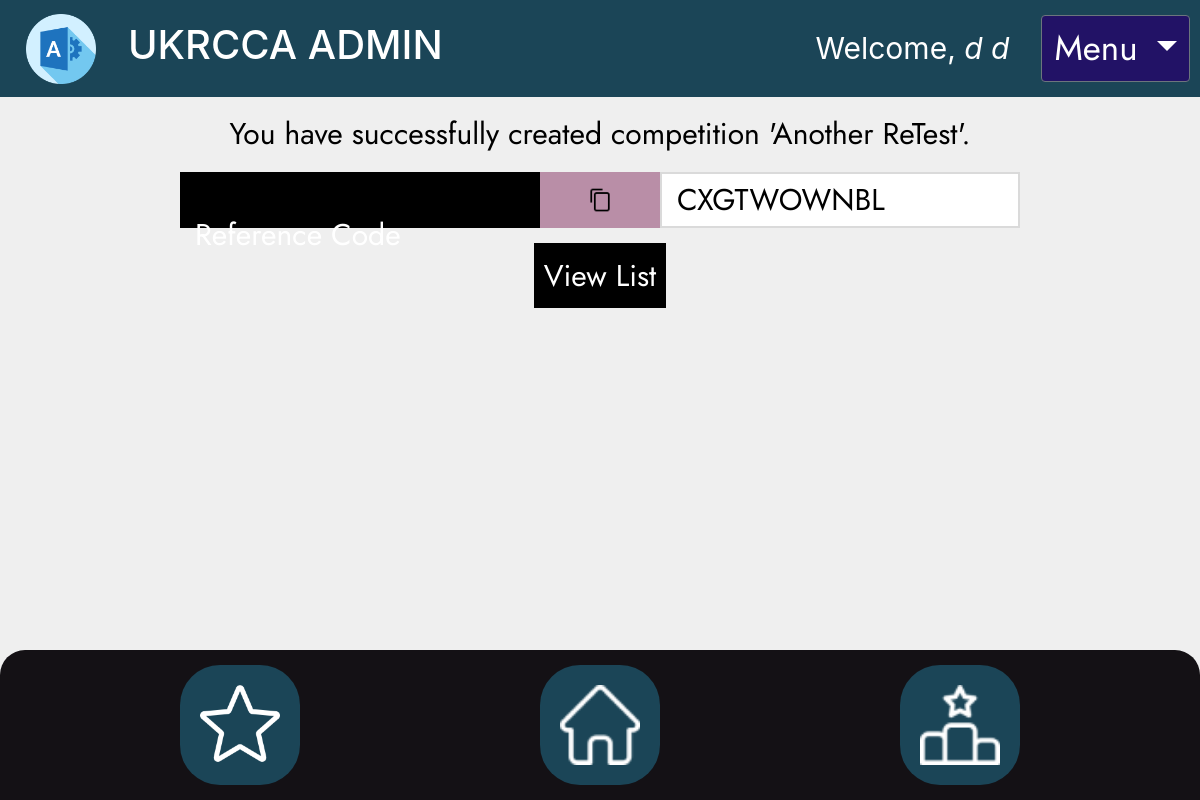
The app's page /account/comp/success/51/ (signed in) with its own data.
### database/models.py (models this page shows, shortened)
class NewUser(AbstractBaseUser, PermissionsMixin):
    email = models.EmailField(_('email address'), unique=True, error_messages={
                              'unique': 'The email you entered already exists.'})
    user_name = models.CharField(max_length=150, unique=True, error_messages={
                                 'unique': 'The username you entered already exists.'})
    first_name = models.CharField(max_length=150, blank=True)
    last_name = models.CharField(max_length=150, blank=True)
    start_date = models.DateTimeField(default=timezone.now)
    about = models.TextField(_(
        'about'), max_length=500, blank=True)
    is_staff = models.BooleanField(default=False)
    is_active = models.BooleanField(default=False)
    objects = CustomAccountManager()
    USERNAME_FIELD = 'email'
    REQUIRED_FIELDS = ['user_name', 'first_name', 'last_name']

class Competition(models.Model):
    name = models.CharField(max_length=100)
    location = models.CharField(max_length=50)
    no_of_rounds = models.IntegerField(validators=[MinValueValidator(
        1, message='Please enter a number greater than or equal to 1'), MaxValueValidator(30, message='Please enter a number less than or equal to 30')])
    gates_per_round = models.IntegerField(
        validators=[MinValueValidator(1), MaxValueValidator(30)])
    ruleset = models.ForeignKey(Ruleset, on_delete=models.CASCADE)
    ref_code = models.CharField(
        max_length=10,
        blank=True,
        editable=False,
        unique=True,
        default=get_random_string(
            5, allowed_chars=string.ascii_uppercase + string.digits)
    )

### database/views.py (the view)
# urls.py: path('comp/success/<int:id>/', views.comp_success, name='comp_success'),
@ login_required
def comp_success(request, id):
    context = {
        'comp': Competition.objects.get(pk=id)
    }
    try:
        return render(request, "competition_register/success.html", context)
    except Competition.DoesNotExist:
        return Response(status=status.HTTP_404_NOT_FOUND)

### database/templates/competition_register/success.html (shortened to what this page needs)
{% extends 'base1.html' %}
{% load static %}
{% block head %}
<link rel="stylesheet" href="{% static 'success.css' %}">
{% endblock %}
{% block content %}
<div class="copyHolder">
  <p class="success" style="color: #000000;">You have successfully created competition '{{ comp.name }}'.</p>
  <div class="copyTool">
    <div class="copyText">
      <p>Reference Code</p>
    </div>
    <button onclick=copy() onmouseout=outFunc() class="clip"><img src="{% static 'copy.png' %}" alt="">
    </button>
    <input class="referenceInput" id="inputs" value="{{comp.ref_code}}">
  </div>
  <form action="/account/comp/list" class="buttonHold">
    <button class="listFind">View List</button>
  </form>
</div>
{% endblock %}

### database/templates/base1.html (shortened to what this page needs)
{% load static %}
<link rel="stylesheet" href="https://cdn.jsdelivr.net/npm/bootstrap@4.0.0/dist/css/bootstrap.min.css"
>
<link rel="stylesheet" href="{% static 'base1.css' %}" />
{% block head %}
{% endblock %}
{% if user.is_staff == False %}
<div class="headerContainer"
  style="margin-bottom: 3vh; display: flex; justify-content: space-between; align-items: center;">
  <a href={% block back %}{% endblock %}><img src="{% static 'back.png' %}" alt="" /></a>
  <div class="pageName" style="padding-top: 20px; margin-left: 15%;">{% block pagename %}{% endblock %}</div>
  {% if user.is_authenticated %}
  <a href="{% url 'logout' %}" class="button"
    style="font-size: 35px; display: flex; align-items: center; text-decoration: none; color: #ffffff; gap: 5px; margin-right: 20px;">
    <svg xmlns="http://www.w3.org/2000/svg" height="70" width="70" fill="currentColor" class="bi bi-door-open"
      viewBox="0 0 16 16" style="padding-right: 5px; height: 40px; width: 40px;">
      <path d="M8.5 10c-.276 0-.5-.448-.5-1s.224-1 .5-1 .5.448.5 1-.224 1-.5 1z" />
      <path
        d="M10.828.122A.5.5 0 0 1 11 .5V1h.5A1.5 1.5 0 0 1 13 2.5V15h1.5a.5.5 0 0 1 0 1h-13a.5.5 0 0 1 0-1H3V1.5a.5.5 0 0 1 .43-.495l7-1a.5.5 0 0 1 .398.117zM11.5 2H11v13h1V2.5a.5.5 0 0 0-.5-.5zM4 1.934V15h6V1.077l-6 .857z" />
    </svg> LOGOUT
  </a>
  {% else %}
  <a href="{% url 'auth-login' %}" class="button"
    style="font-size: 40px; display: flex; align-items: center; text-decoration: none; color: #ffffff; gap: 5px; margin-right: 20px;">
    <svg xmlns="http://www.w3.org/2000/svg" width="70" height="70" fill="currentColor" class="bi bi-door-open"
      viewBox="0 0 16 16" style="padding-right: 5px;">
      <path d="M8.5 10c-.276 0-.5-.448-.5-1s.224-1 .5-1 .5.448.5 1-.224 1-.5 1z" />
      <path
        d="M10.828.122A.5.5 0 0 1 11 .5V1h.5A1.5 1.5 0 0 1 13 2.5V15h1.5a.5.5 0 0 1 0 1h-13a.5.5 0 0 1 0-1H3V1.5a.5.5 0 0 1 .43-.495l7-1a.5.5 0 0 1 .398.117zM11.5 2H11v13h1V2.5a.5.5 0 0 0-.5-.5zM4 1.934V15h6V1.077l-6 .857z" />
    </svg> LOGIN
  </a>
  {% endif %}
</div>
{% else %}
<div class="head-wrap" style="width: 100%; padding: 0; margin: 0;">
  <div class="head-head">
    <div class="top">
      <a href="{% url 'home' %}"><img src="{% static 'admin.png' %}" alt="" class="admin-logo"
          style="height: 70px; margin-left:1rem;"></a>
      <h1 class="logo-title">UKRCCA ADMIN</h1>
    </div>
    <div class="right">
      <p class="greeting" style="font-size: 30px!important;">Welcome, <i>{{ user.first_name }} {{ user.last_name }}</i>
      </p>
      <div class="dropdown">
        <button class="btn btn-secondary dropdown-toggle"
          style="font-size: 35px!important; font-family: 'Jost', sans-serif; background-color: #221266;" type="button"
          id="dropdownMenuButton" data-toggle="dropdown" aria-haspopup="true" aria-expanded="false">
          Menu
        </button>
      </div>
    </div>
  </div>
</div>
{% endif %}
{% block content %}{% endblock %}
<div class="footerContainer">
  <div class="iconBox">
    <a href="{% url 'score' %}"><img class="score" src="{% static 'star.png' %}" alt="" /></a>
  </div>
  <div class="iconBox">
    <a href="{% url 'home' %}"><img src="{% static 'home.png' %}" alt="" /></a>
  </div>
  <div class="iconBox">
    <a href="{% url 'lboard' %}"><img src="{% static 'lboard.png' %}" alt="" /></a>
  </div>
</div>

### database/static/base1.css (style rules this page uses)
* { padding: 0; margin: 0; box-sizing: border-box; }
.head-head { background-color: #1B4557; width: 100%; display: flex; align-items: center; justify-content: space-between; padding: 10px; }
.top { display: flex; gap: 2rem; align-items: center; }
.right { display: flex; align-items: center; justify-content: center; gap: 2rem; }
.logo-title, .greeting { color: white; }
p.greeting { color: white; margin-top: 1rem; font-size: 22px; }
.footerContainer { position: absolute; bottom: 0; left: 0; background-color: #141115; width: 100%; height: 150px; display: flex; align-items: center; justify-content: space-evenly; border-radius: 25px 25px 0 0; }
.iconBox img { height: 80px; }
.iconBox { background-color: #1b4557; height: 80%; padding: 20px; border-radius: 40px 40px 40px 40px; margin-left: 5vw; margin-right: 5vw; }

### database/static/success.css (style rules this page uses)
* { padding: 0; margin: 0; }
.success { color: #000000; }
.copyHolder { height: 8vh; display: flex; flex-direction: column; align-items: center; justify-content: center; font-family: 'Jost', 'sans-serif'; font-size: 30px; margin-top: 10vh; }
.copyTool { display: flex; align-items: center; height: 7vh; font-size: 30px; }
.copyText { height: 100%; width: 30vw; padding-top: 40px; padding-left: 15px; background-color: black; color: #ffffff; margin: auto; }
.clip { height: 100%; width: 10vw; border: none; background-color: #B98EA7; }
.clip img { height: 50%; }
.referenceInput { height: 100%; padding: 15px; width: 30vw; }
.referenceInput { border: 2px solid #dadada; transition: 0.5s; }
.buttonHold { margin-top: 15px; }
.listFind { padding: 10px; border: none; background-color: #000000; color: #ffffff; font-family: 'Jost', 'sans-serif'; }

### records on screen
NewUser: first_name "d", last_name "d"
Competition: name "Another ReTest", ref_code "CXGTWOWNBL"
